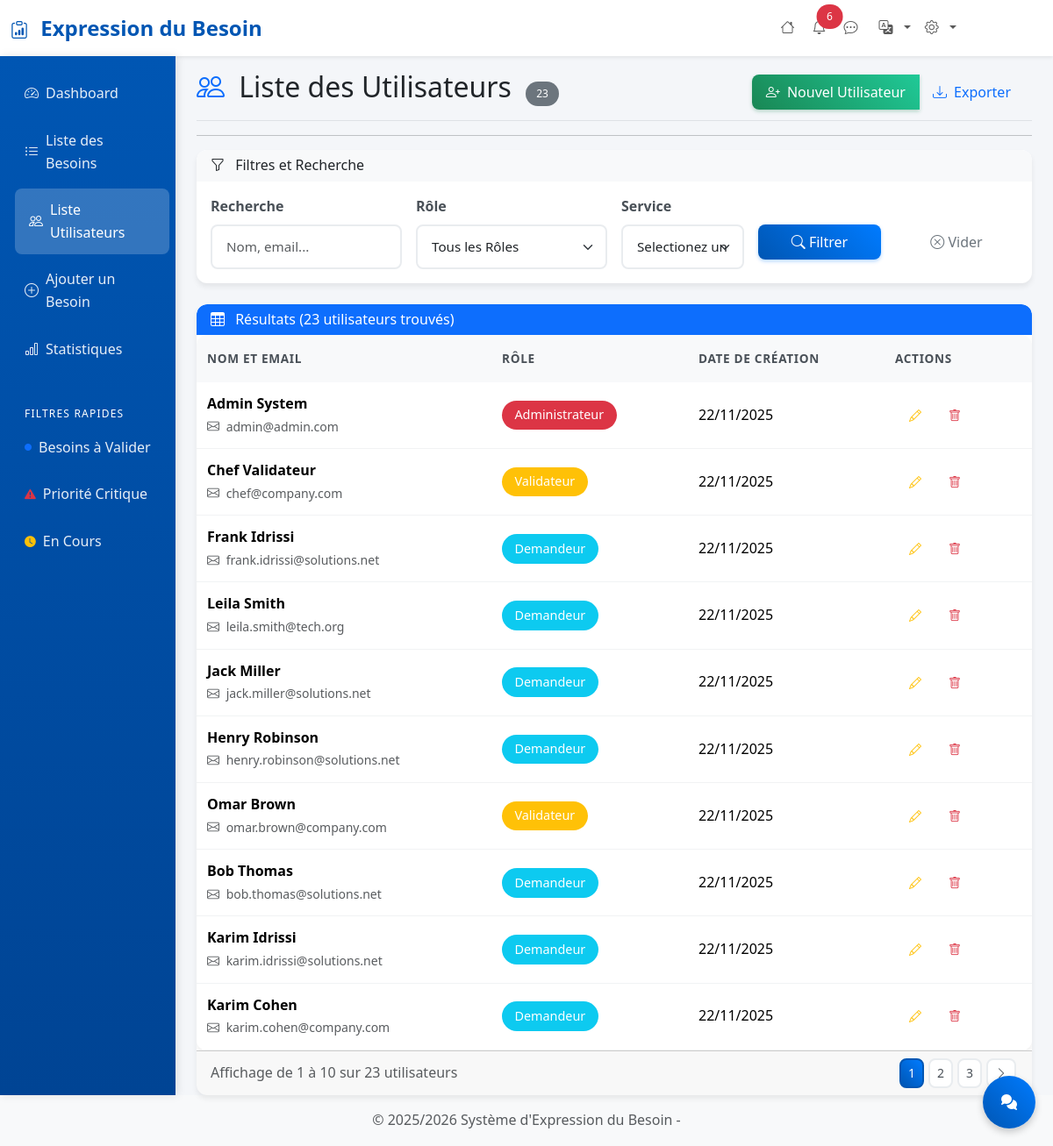
Page /pages/liste-utilisateurs.php (signed in) on the committed database.
### tables this page shows
CREATE TABLE `users` (
  `id` int(11) NOT NULL,
  `nom` varchar(255) NOT NULL,
  `email` varchar(255) NOT NULL,
  `password` varchar(255) NOT NULL,
  `role` enum('Demandeur','Validateur','Administrateur') NOT NULL DEFAULT 'Demandeur',
  `created_at` timestamp NOT NULL DEFAULT current_timestamp(),
  `service_id` int(11) NOT NULL DEFAULT 1
);

### includes/functions.php (called while the page is built, shortened)
<?php
function formatDate($date, $format = 'd/m/Y') {
    $dateTime = new DateTime($date);
    return $dateTime->format($format);
}
function paginate($totalItems, $itemsPerPage = 10, $currentPage = 1) {
    $totalPages = ceil($totalItems / $itemsPerPage);
    $currentPage = max(1, min($totalPages, $currentPage));
    $offset = ($currentPage - 1) * $itemsPerPage;
    return [
        'total_items' => $totalItems,
        'items_per_page' => $itemsPerPage,
        'total_pages' => $totalPages,
        'current_page' => $currentPage,
        'offset' => $offset,
        'has_previous' => $currentPage > 1,
        'has_next' => $currentPage < $totalPages
    ];
}
function getUsers(array $filters, int $limit, int $offset): array {
    $conn = getConnection();
    $stmt = $conn->query("SELECT * FROM users");
    $allUsers = $stmt->fetchAll();
    $filteredUsers = array_filter($allUsers, function($user) use ($filters) {
        $matchSearch = empty($filters['search']) ||
                       stripos($user['nom'], $filters['search']) !== false ||
                       stripos($user['email'], $filters['search']) !== false;
        $matchRole = empty($filters['role']) || $user['role'] === $filters['role'];
        $matchService = empty($filters['service_id']) || $user['service_id'] == $filters['service_id'];
        return $matchSearch && $matchRole && $matchService;
    });
    $total = count($filteredUsers);
    $paginatedUsers = array_slice($filteredUsers, $offset, $limit);
    return ['utilisateurs' => $paginatedUsers, 'total' => $total];
}
function getUnreadMessages(int $user_id):int{
    $pdo = getConnection();
    $sql = "
        SELECT COUNT(*) FROM Conversations
        WHERE receiver_id = :receiver_id AND is_read = 0;
    ";
    $stmt = $pdo->prepare($sql);
    $stmt->execute([
        "receiver_id"   => $user_id
    ]);
    return (int) $stmt->fetchColumn();
}
?>

### pages/liste-utilisateurs.php (the view, shortened to what this page needs)
<?php
include '../includes/header.php';
function getRoleClass(string $role): string {
    return match ($role) {
        'Administrateur' => 'danger',
        'Validateur' => 'warning',
        'Demandeur' => 'info',
        default => 'secondary',
    };
}
$page = max(1, intval($_GET['page'] ?? 1));
$itemsPerPage = 10;
$filters = [
    'role' => sanitize($_GET['role'] ?? ''),
    'service_id' => sanitize($_GET['service_id'] ?? ''),
    'search' => sanitize($_GET['search'] ?? '')
];
try {
    $result = getUsers($filters, $itemsPerPage, ($page - 1) * $itemsPerPage);
    $utilisateurs = $result['utilisateurs'];
    $totalUtilisateurs = $result['total'];
    $pagination = paginate($totalUtilisateurs, $itemsPerPage, $page);
} catch (Exception $e) {
    setFlashMessage('error', 'Erreur lors du chargement des utilisateurs : ' . $e->getMessage());
    $utilisateurs = [];
    $totalUtilisateurs = 0;
    $pagination = paginate(0, $itemsPerPage, 1);
}
?>
<div class="d-flex justify-content-between flex-wrap flex-md-nowrap align-items-center pt-3 pb-2 mb-3 border-bottom">
    <h1 class="h2">
        <i class="bi bi-people me-2 text-primary"></i>
        Liste des Utilisateurs
        <span class="badge bg-secondary ms-2"><?php echo $totalUtilisateurs; ?></span>
    </h1>
    <div class="btn-toolbar mb-2 mb-md-0">
        <div class="btn-group me-2">
            <a href="ajouter-utilisateur.php" class="btn btn-success">
                <i class="bi bi-person-plus me-1"></i>
                Nouvel Utilisateur
            </a>
            <button class="btn btn-outline-primary" onclick="exportData()">
                <i class="bi bi-download me-1"></i>
                Exporter
            </button>
        </div>
    </div>
</div>
<hr/>
<div class="card mb-4">
    <div class="card-header bg-light">
        <h6 class="card-title mb-0">
            <i class="bi bi-funnel me-2"></i>
            Filtres et Recherche
        </h6>
    </div>
    <div class="card-body">
        <form method="GET" class="row g-3">
            <div class="col-md-3">
                <label for="search" class="form-label">Recherche</label>
                <input type="text"
                       class="form-control"
                       id="search"
                       name="search"
                       value="<?php echo htmlspecialchars($filters['search']); ?>"
                       placeholder="Nom, email...">
            </div>
            <div class="col-md-3">
                <label for="role" class="form-label">Rôle</label>
                <select class="form-select" id="role" name="role">
                    <option value="">Tous les Rôles</option>
                </select>
            </div>
            <div class="col-md-2">
                <label for="service_id" class="form-label">Service</label>
                <select class="form-select" id="service_id" name="service_id">
                    <option value="">Selectionez une besoin</option>
                </select>
            </div>
            <div class="col-md-2">
                <label class="form-label">&nbsp;</label>
                <div class="d-grid gap-2">
                    <button type="submit" class="btn btn-primary">
                        <i class="bi bi-search"></i> Filtrer
                    </button>
                </div>
            </div>
             <div class="col-md-2">
                <label class="form-label">&nbsp;</label>
                <div class="d-grid gap-2">
                    <a href="liste-utilisateurs.php" class="btn btn-outline-secondary">
                        <i class="bi bi-x-circle"></i> Vider
                    </a>
                </div>
            </div>
        </form>
    </div>
</div>
<div class="card">
    <div class="card-header bg-primary text-white d-flex justify-content-between align-items-center">
        <h6 class="card-title mb-0">
            <i class="bi bi-table me-2"></i>
            Résultats (<?php echo $totalUtilisateurs; ?> utilisateurs trouvés)
        </h6>
        </div>
    <div class="card-body p-0">
        <?php if (!empty($utilisateurs)): ?>
            <div id="tableView" class="table-responsive">
                <table class="table table-hover mb-0">
                    <thead class="table-light">
                        <tr>
                            <th style="width: 30%;">Nom et Email</th>
                            <th style="width: 20%;">Rôle</th>
                            <th style="width: 20%;">Date de Création</th>
                            <th style="width: 15%;">Actions</th>
                        </tr>
                    </thead>
                    <tbody>
                        <?php foreach ($utilisateurs as $user): ?>
                            <tr>
                                <td>
                                    <div>
                                        <strong class="d-block"><?php echo htmlspecialchars($user['nom']); ?></strong>
                                        <small class="text-muted">
                                            <i class="bi bi-envelope me-1"></i>
                                            <?php echo htmlspecialchars($user['email']); ?>
                                        </small>
                                    </div>
                                </td>
                                <td>
                                    <span class="badge bg-<?php echo getRoleClass($user['role']); ?> fs-6">
                                        <?php echo $user['role']; ?>
                                    </span>
                                </td>
                                <td>
                                    <?php echo formatDate($user['created_at']); ?>
                                </td>
                                <td>
                                    <div class="btn-group btn-group-sm">
                                        <a href="modifier-utilisateur.php?id=<?php echo $user['id']; ?>"
                                           class="btn btn-outline-warning"
                                           data-bs-toggle="tooltip"
                                           title="Modifier">
                                            <i class="bi bi-pencil"></i>
                                        </a>
                                        <a href="?<?php echo http_build_query(array_merge($_GET, ['delete' => $user['id']])); ?>"
                                           class="btn btn-outline-danger btn-delete"
                                           data-bs-toggle="tooltip"
                                           title="Supprimer"
                                           data-user-nom="<?php echo htmlspecialchars($user['nom']); ?>">
                                            <i class="bi bi-trash"></i>
                                        </a>
                                    </div>
                                </td>
                            </tr>
                        <?php endforeach; ?>
                    </tbody>
                </table>
            </div>
        <?php endif; ?>
    </div>
    <?php if ($totalUtilisateurs > 0): ?>
        <div class="card-footer">
            <div class="row align-items-center">
                <div class="col-md-6">
                    <p class="text-muted mb-0">
                        Affichage de <?php echo ($pagination['offset'] + 1); ?> à
                        <?php echo min($pagination['offset'] + $itemsPerPage, $totalUtilisateurs); ?>
                        sur <?php echo $totalUtilisateurs; ?> utilisateurs
                    </p>
                </div>
                <div class="col-md-6">
                    <?php if ($pagination['total_pages'] > 1): ?>
                        <nav aria-label="Pagination">
                            <ul class="pagination pagination-sm justify-content-end mb-0">
                                <?php
                                $startPage = max(1, $page - 2);
                                $endPage = min($pagination['total_pages'], $page + 2);
                                for ($i = $startPage; $i <= $endPage; $i++):
                                ?>
                                    <li class="page-item <?php echo ($i === $page) ? 'active' : ''; ?>">
                                        <a class="page-link" href="?<?php echo http_build_query(array_merge($_GET, ['page' => $i])); ?>">
                                            <?php echo $i; ?>
                                        </a>
                                    </li>
                                <?php endfor; ?>
                                <?php if ($pagination['has_next']): ?>
                                    <li class="page-item">
                                        <a class="page-link" href="?<?php echo http_build_query(array_merge($_GET, ['page' => $page + 1])); ?>">
                                            <i class="bi bi-chevron-right"></i>
                                        </a>
                                    </li>
                                <?php endif; ?>
                            </ul>
                        </nav>
                    <?php endif; ?>
                </div>
            </div>
        </div>
    <?php endif; ?>
</div>
<?php include '../includes/footer.php'; ?>

### assets/css/style.css (style rules this page uses)
:root { --primary-color: #0056b3; --secondary-color: #6c757d; --success-color: #198754; --info-color: #0dcaf0; --warning-color: #ffc107; --danger-color: #dc3545; --light-color: #f8f9fa; --dark-color: #212529; --border-radius: 8px; --box-shadow: 0 4px 6px rgba(0,0,0,0.07); --transition: all 0.3s ease; }
body { background-color: #f4f6f9; font-family: 'Segoe UI', Tahoma, Geneva, Verdana, sans-serif; line-height: 1.6; }
.card { border: none; box-shadow: var(--box-shadow); border-radius: 12px; transition: transform 0.2s ease, box-shadow 0.2s ease; overflow: hidden; }
.card-header { border-bottom: none; font-weight: 600; border-radius: 12px 12px 0 0 !important; }
.btn { border-radius: var(--border-radius); font-weight: 500; transition: var(--transition); border: none; padding: 0.5rem 1rem; }
.btn-primary { background: linear-gradient(45deg, #0056b3, #007bff); box-shadow: 0 2px 4px rgba(0,123,255,0.3); }
.btn-success { background: linear-gradient(45deg, #198754, #20c997); box-shadow: 0 2px 4px rgba(25,135,84,0.3); }
.btn-outline-primary, .btn-outline-secondary, .btn-outline-success, .btn-outline-warning, .btn-outline-danger { border-width: 2px; }
.table { background: white; border-radius: 12px; overflow: hidden; box-shadow: var(--box-shadow); }
.table th { background-color: #f8f9fa; border: none; font-weight: 600; color: #495057; text-transform: uppercase; font-size: 0.85rem; letter-spacing: 0.05em; padding: 1rem 0.75rem; }
.table td { padding: 0.75rem; border-color: #f1f3f4; vertical-align: middle; }
.badge { font-size: 0.75rem; padding: 0.5rem 0.75rem; border-radius: 20px; font-weight: 500; }
.badge.fs-6 { font-size: 0.9rem !important; padding: 0.6rem 0.9rem; }
.form-control, .form-select { border-radius: var(--border-radius); border: 2px solid #e9ecef; padding: 0.75rem 1rem; transition: var(--transition); font-size: 0.95rem; }
.form-label { font-weight: 600; color: #495057; margin-bottom: 0.5rem; }
.pagination { gap: 0.25rem; }
.page-link { border-radius: var(--border-radius) !important; border: 2px solid #e9ecef; color: #495057; transition: var(--transition); margin: 0 2px; }
.page-item.active .page-link { background: linear-gradient(45deg, #0056b3, #007bff); border-color: #0056b3; }
.fade-in-up { animation: fadeInUp 0.6s ease-out; }

### includes/header.php (style rules this page uses)
:root { --primary-color: #0056b3; --secondary-color: #6c757d; --success-color: #198754; --info-color: #0dcaf0; --warning-color: #ffc107; --danger-color: #dc3545; --light-color: #f8f9fa; --dark-color: #212529; }
body { background-color: #f4f6f9; font-family: 'Segoe UI', Tahoma, Geneva, Verdana, sans-serif; }
.card { border: none; box-shadow: 0 4px 6px rgba(0, 0, 0, 0.07); border-radius: 12px; transition: transform 0.2s ease, box-shadow 0.2s ease; }
.btn { border-radius: 8px; font-weight: 500; transition: all 0.3s ease; }
.btn-primary { background: linear-gradient(45deg, #0056b3, #007bff); border: none; }
.table { background: white; border-radius: 12px; overflow: hidden; }
.table th { background-color: #f8f9fa; border: none; font-weight: 600; color: #495057; }
.badge { font-size: 0.75rem; padding: 0.5rem 0.75rem; border-radius: 20px; }

### rows in the picture
users: nom "Admin System", email "admin@admin.com", role "Administrateur", created_at "22/11/2025"
users: nom "Chef Validateur", email "chef@company.com", role "Validateur", created_at "22/11/2025"
users: nom "Frank Idrissi", email "frank.idrissi@solutions.net", role "Demandeur", created_at "22/11/2025"
users: nom "Leila Smith", email "leila.smith@tech.org", role "Demandeur", created_at "22/11/2025"
users: nom "Jack Miller", email "jack.miller@solutions.net", role "Demandeur", created_at "22/11/2025"
users: nom "Henry Robinson", email "henry.robinson@solutions.net", role "Demandeur", created_at "22/11/2025"
users: nom "Omar Brown", email "omar.brown@company.com", role "Validateur", created_at "22/11/2025"
users: nom "Bob Thomas", email "bob.thomas@solutions.net", role "Demandeur", created_at "22/11/2025"
users: nom "Karim Idrissi", email "karim.idrissi@solutions.net", role "Demandeur", created_at "22/11/2025"
users: nom "Karim Cohen", email "karim.cohen@company.com", role "Demandeur", created_at "22/11/2025"

### other values in the picture
getSetence('header_title') "Expression du Besoin"
$unreadCount "6"
$totalUtilisateurs "23"
$pagination['offset'] + 1 "1"
min($pagination['offset'] + $itemsPerPage, $totalUtilisateurs) "10"
